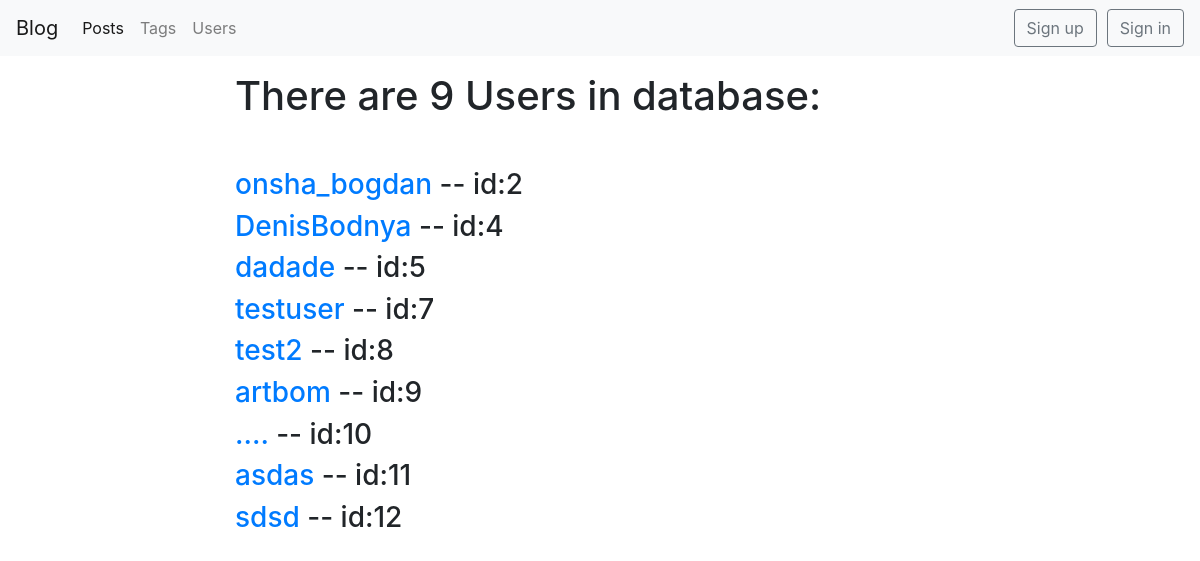
/blog/users/, run on an earlier commit of the app's database.
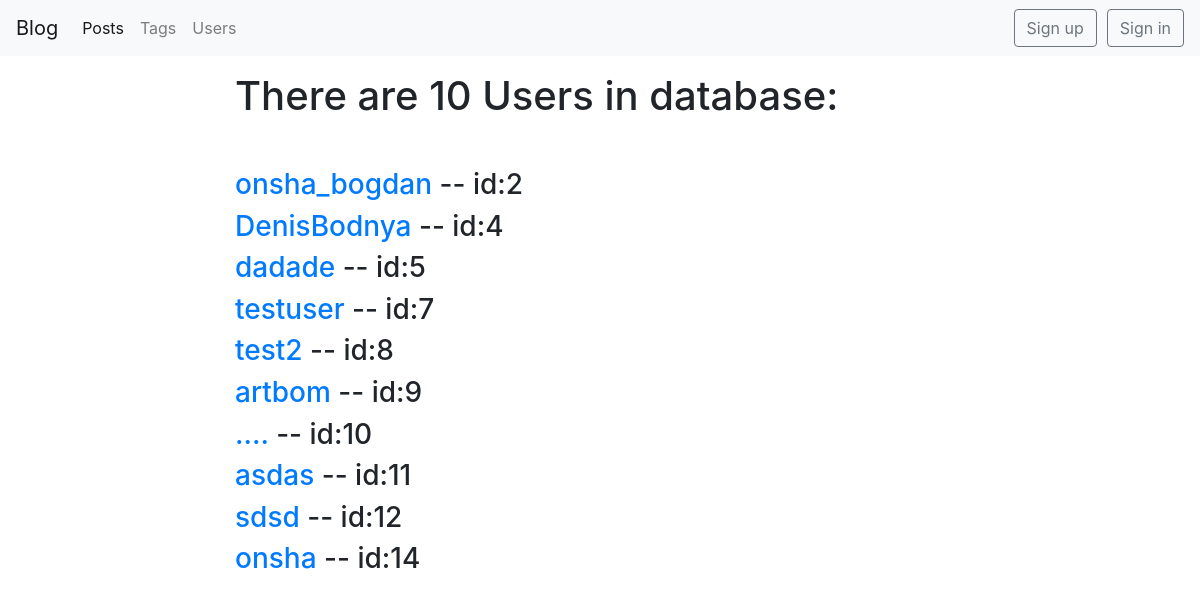
And on a later commit of the database.
### blog/models.py (models this page shows, shortened)
class BlogUser(User):
    def get_absolute_url(self):
        return reverse('user_detail_url', kwargs={'id': self.id})

### blog/views.py (the view)
# urls.py: path('users/', users_list, name='users_list_url'),
def users_list(request):
    users = BlogUser.objects.all()
    return render(request, 'blog/users_list.html', context={'users': users, 'count': BlogUser.objects.count()})

### blog/templates/blog/users_list.html (shortened to what this page needs)
{% extends 'blog/base_blog.html' %}
{% block content %}
    <h1 class="mb-5">There are {{ count }} Users in database:</h1>
    {% for user in users %}
        <h3><a href="{{ user.get_absolute_url }}"> {{ user.username}}</a> -- id:{{user.id}}</h3>
    {% endfor %}
{% endblock %}

What changed in the data, as far as the page shows it:
added BlogUser: username "onsha", id "14"
Also different on the page:
{{ count }}: "9" → "10"
